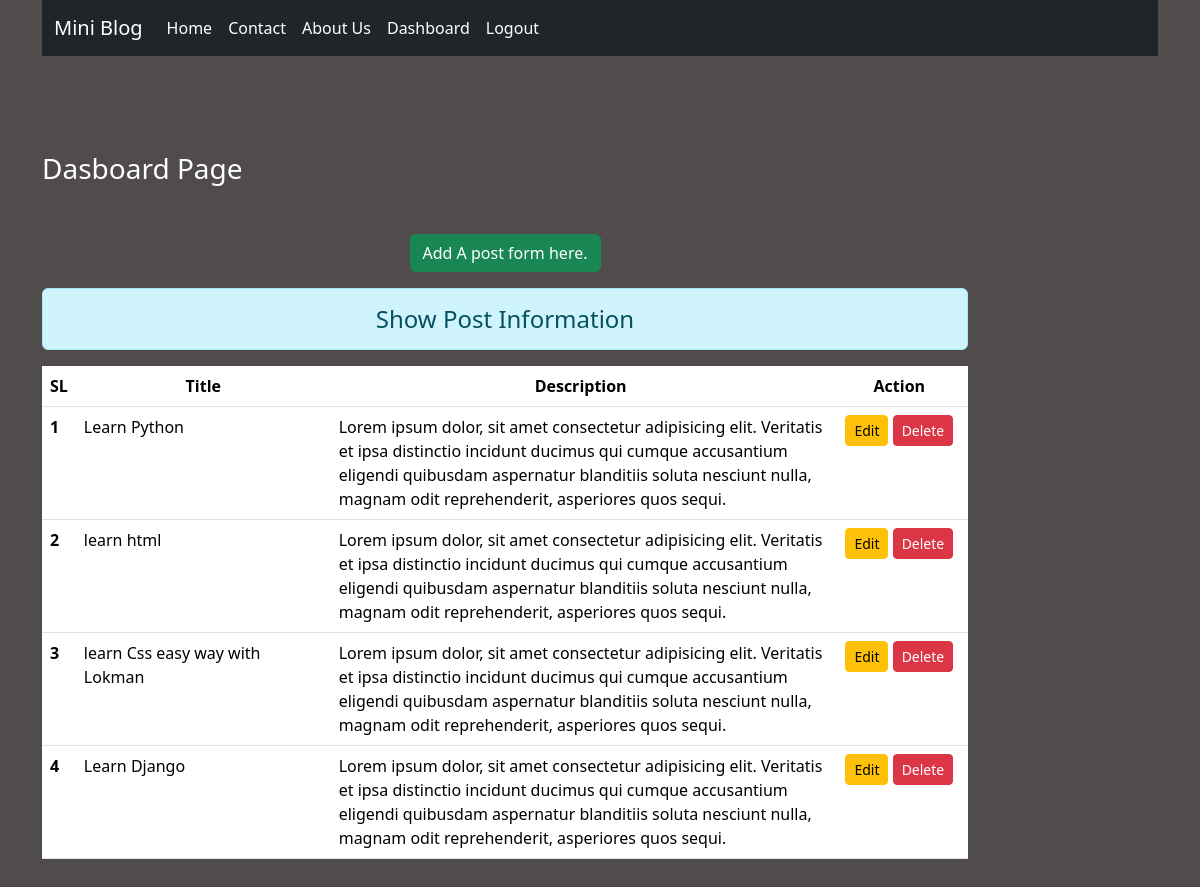
The page /dashboard (signed in) on the database its author committed.
### blog/models.py (models this page shows)
class Post(models.Model):
    title= models.CharField(max_length=100)
    descriptions = models.TextField()

### blog/views.py (the view)
# urls.py: path('dashboard', views.dashboard, name='dashboard'),
@login_required
def dashboard(request):
    posts = Post.objects.all()
    return render(request,'dasboard.html',{'posts':posts})

### blog/templates/dasboard.html (shortened to what this page needs)
{% extends "base.html" %}
{% load static %}
{% block content %}
 <div class="col-sm-10">
    <h3 class="text-white my-5">Dasboard Page</h3>
    <div class='text-center'>
        <a class='btn btn-success' href="{% url "addpost" %}"> Add A post form here.</a>
    </div>
    <h4 class="text-center alert alert-info mt-3">Show Post Information</h4>
    {% if posts %}
     <table class="table table-hover bg-white">
        <thead>
            <tr class="text-center">
                    <th scope='col' style='width:2%'>SL</th>
                    <th scope='col' style='width:28%'>Title</th>
                    <th scope='col' style='width:55%'>Description</th>
                    <th scope='col' style='width:15%'>Action</th>
            </tr>
        </thead>
        <tbody>
            {% for post in posts %}
             <tr>
                <th scope='row'>{{forloop.counter}}</th>
                <td>{{post.title}}</td>
                <td>{{post.descriptions}}</td>
                <td class="text-center">
                    <a href="{% url "update" post.id %}" class="btn btn-warning btn-sm">Edit</a>
                        <a href="{% url 'delete' post.id %}" type="submit" class="btn btn-danger btn-sm" >Delete</a>
                </td>
             </tr>
            {% endfor %}
        </tbody>
     </table>
    {% endif %}
 </div>
{% endblock content %}

### blog/static/css/style.css (style rules this page uses)
body { background-color: rgb(80, 76, 76); color:white; }

### rows shown on the page
Post: title "Learn Python", descriptions "Lorem ipsum dolor, sit amet consectetur adipisicing elit. Veritatis et ipsa distinctio incidunt ducimus qui cumque accusantium eligendi quibusdam aspernatur blanditiis soluta nesciunt nulla, magnam odit reprehenderit, asperiores quos sequi."
Post: title "learn html", descriptions "Lorem ipsum dolor, sit amet consectetur adipisicing elit. Veritatis et ipsa distinctio incidunt ducimus qui cumque accusantium eligendi quibusdam aspernatur blanditiis soluta nesciunt nulla, magnam odit reprehenderit, asperiores quos sequi."
Post: title "learn Css easy way with Lokman", descriptions "Lorem ipsum dolor, sit amet consectetur adipisicing elit. Veritatis et ipsa distinctio incidunt ducimus qui cumque accusantium eligendi quibusdam aspernatur blanditiis soluta nesciunt nulla, magnam odit reprehenderit, asperiores quos sequi."
Post: title "Learn Django", descriptions "Lorem ipsum dolor, sit amet consectetur adipisicing elit. Veritatis et ipsa distinctio incidunt ducimus qui cumque accusantium eligendi quibusdam aspernatur blanditiis soluta nesciunt nulla, magnam odit reprehenderit, asperiores quos sequi."
